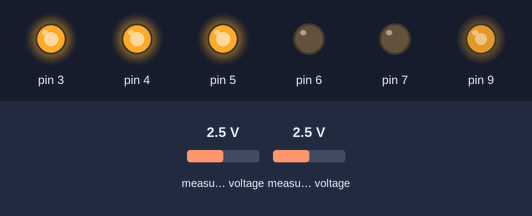
Bench run of a sketch on a simulated Arduino Uno, built with avr-gcc and run on an emulated ATmega328P. Shown: output pins drawn as LEDs (lit = HIGH). The test bench sets the inputs (shaded band); at power-on: measured voltage 2.5 V. Storage starts empty; pins used as bus, display or sensor lines are not drawn. At 0.1 s the program stops and its outputs stay as they are.

Above: at 0.1 s.
Timing chart, 0 to 1.6 s (numbered marks = the images above):
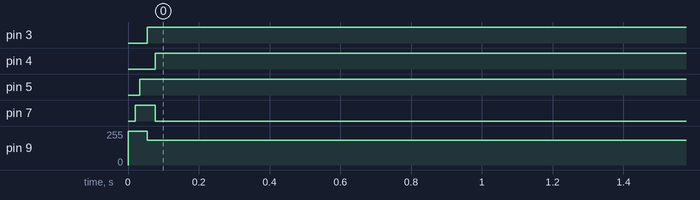

The sketch:

MainExample.ino
```cpp
/*
   Author: Murilo Fabricio
   IC_IFSP
   Data Logger using SD card.
   Pin 9 will generate the PWM for the load.
   The ads1115 is responsible for taking the current and voltage from the panel.
   Hardware:
   SD Card

   > CS   - pin 10
   > MOSI - pin 11
   > MISO - pin 12
   > CLK  - pin 13

   > PWM - pin D9

   >Pino Botão - A0 - 100, 255 pontos
   >Pino Botão - A1 - 500, 1023 pontos
   >Pino Botão - A2 - Libera amostragem
   >Pino Botão - A5 - Qual Painel - ON=4/ off=1

   >A1+A0= 4095;
*/

#include <SD.h>
#include <Wire.h>
#include <Adafruit_ADS1015.h>
Adafruit_ADS1115 ads;  /* Use this for the 16-bit version */

// ---    Parameters    --- \\
// ---    Hardware Mapping    --- \\
// -- SD Card
#define CS_pin   10                 //SPI, CS_pin D10

#define set_bit(reg,bit)  (reg |= (1<<bit))
#define reset_bit(reg,bit)  (reg &= ~(1<<bit))

File myFile;                           //pointer for the file

// ---    Globals Variables   --- \\

//int16_t pwmr = 32767;
//int16_t pwmr = 16383;
int16_t pwmr = 8191;
//int16_t pwmr = 4095;
//int16_t pwmr = 2047;
//int16_t pwmr = 1023;

unsigned long time = 0;
int8_t p = 11;

void dutyPwm(int16_t _pwmresolution);
void setPwm(int16_t pwm);
void getdata();

// --- Initials Setup ---
void setup()
{

  set_bit(DDRD, 7);             //Led Green
  set_bit(DDRD, 6);             //Led Red
  set_bit(DDRD, 5);             //Led Yellow
  set_bit(DDRD, 4);             //Led Blue
  set_bit(DDRD, 3);             //Led White

  ads.setGain(GAIN_TWOTHIRDS);  // 2/3x gain +/- 6.144V  1 bit = 3mV      0.1875mV (default)
  ads.begin();
  //Set how many values will gonna colect

  setPwm(pwmr);
  dutyPwm(pwmr);

  reset_bit(PORTD, PORTD7);     //Led Green
  reset_bit(PORTD, PORTD6);     //Led Red
  reset_bit(PORTD, PORTD5);     //Led Yellow
  reset_bit(PORTD, PORTD4);     //Led Blue
  reset_bit(PORTD, PORTD3);     //Led White

  pinMode(CS_pin, OUTPUT);                        //Setup output at Chip Select

  if (!SD.begin(CS_pin))                          //Test opening of the SD card
  {
    set_bit(PORTD, PORTD6);
    //Serial.println("Failed to open the SD!");     //Error
    return;                                       //retorn
  }

  //Success

  set_bit(PORTD, PORT7);//success
  time = millis();
  myFile = SD.open("dadosa.csv", FILE_WRITE); //Open the file to write


  if (myFile)                                     //Success to open?
  { //Yes...
    myFile.println(String(pwmr) + " pontos"); //
    myFile.println("1.08, 1.119/0.5,"); // pula linha

    myFile.println("Voltage_SOLAR_PANEL, CURRENT");// cabeçalho
    myFile.close();
    //Serial.println(header);
  } //end if
  else                                            //Nope...
  {
    set_bit(PORTD, PORTD7);
    set_bit(PORTD, PORTD6);
    //Serial.println("Error during the opening of the file...");
    //Inform about the error
  }

  getdata();

} //end setup


// --- Loop ---
void loop()
{
} //end loop

void getdata() {

  set_bit(PORTD, PORT7);//Green
  set_bit(PORTD, PORT5);//Yellow

  File myFile = SD.open("dadosa.csv", FILE_WRITE); //Open the file to write

  //Get the Voltage ---------------- |

  int16_t adc0, adc1;

  dutyPwm(pwmr);
  adc0 = ads.readADC_SingleEnded(0);
  adc1 = ads.readADC_SingleEnded(1);

  if (adc0 < 0) adc0 *= 0;
  if (myFile)
  {
    myFile.println(String(adc1) + ", " + String(adc0)); //Save the values
    set_bit(PORTD, PORTD3);                             //dados
  }
  else
  {
    set_bit(PORTD, PORTD7);       //Red On
    set_bit(PORTD, PORTD3);       //Red On
    reset_bit(PORTD, PORTD6);     //green off
    //Serial.println("Error during the opening of file to write the final value!!"); //Error
  }

  pwmr = pwmr - 2200;


  while (pwmr > 0) {

    dutyPwm(pwmr);

    adc0 = ads.readADC_SingleEnded(0);
    adc1 = ads.readADC_SingleEnded(1);
    if (adc0 < 0) adc0 *= 0;
    //voltageValue=(adc1*0.125*5.78/1000);
    //currentValue=(adc0*0.125*5.97);

    if (myFile)
    {
      myFile.println(String(adc1) + ", " + String(adc0)); //Save the values
      set_bit(PORTD, PORTD7);                             //dados
    }
    else
    {
      set_bit(PORTD, PORTD7);       //Red On
      set_bit(PORTD, PORTD3);       //White On
      reset_bit(PORTD, PORTD5);     //green off
    }

    if (adc1 > 70) p = 1;

    pwmr = pwmr - p;

    if (adc0 == 0) {
      pwmr = 0;
    }
  }
  time = millis() - time;
  myFile.println(String(time) + ','); //Save the values

  myFile.close();
  while (pwmr <= 0) {

    reset_bit(PORTD, PORTD7);             //All Led On
    //set_bit(PORTD, PORTD6);
    set_bit(PORTD, PORTD5);
    set_bit(PORTD, PORTD4);             //Led aguardando
    set_bit(PORTD, PORTD3);             //Led aguardando

    while (1);
  } //Stop the loop after 1000 measurements
}


void dutyPwm(int16_t pwm) {

  // Use OCR1A and OCR1B to control the PWM
  // duty cycle. Duty cycle = OCR1A / ICR1.
  // OCR1A controls PWM on pin 9 (PORTB1).
  // OCR1B controls PWM on pin 10 (PORTB2).
  //OCR1A = 65535; // test signal
  OCR1A = pwm; // test signal

  //OCR1B = 0xf001;   //test signal
}

void setPwm(int16_t _pwmresolution) {

  // Set PB1/2 as outputs.
  DDRB |= (1 << DDB1) | (1 << DDB2);

  TCCR1A =
    (1 << COM1A1) | (1 << COM1B1) |
    // Fast PWM mode.
    (1 << WGM11);
  TCCR1B =
    // Fast PWM mode.
    (1 << WGM12) | (1 << WGM13) |
    // No clock prescaling (fastest possible
    // freq).
    (1 << CS10);
  OCR1A = 0;
  // Set the counter value that corresponds to
  // full duty cycle. For 15-bit PWM use
  // 0x7fff, etc. A lower value for ICR1 will
  // allow a faster PWM frequency.
  //ICR1 = 0xffff;
  ICR1 = _pwmresolution;
}
```

Measured:
- by itself, pin 3: LOW → HIGH at 0.05 s
- by itself, pin 4: LOW → HIGH at 0.08 s
- by itself, pin 5: LOW → HIGH at 0.03 s
- by itself, pin 7: LOW → HIGH at 0.02 s, → LOW 0.06 s later
- by itself, pin 9: 0/255 → 187/255 at 0.00 s
